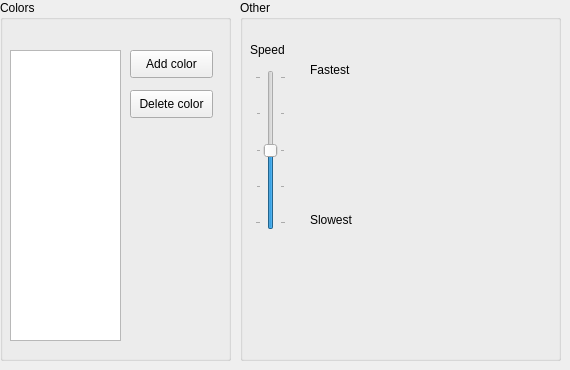
      <widget class="QWidget" name="pulseTab">
       <attribute name="title">
        <string>Pulse</string>
       </attribute>
       <widget class="QGroupBox" name="groupBox_6">
        <property name="geometry">
         <rect>
          <x>0</x>
          <y>0</y>
          <width>231</width>
          <height>361</height>
         </rect>
        </property>
        <property name="title">
         <string>Colors</string>
        </property>
        <widget class="QListWidget" name="pulseList">
         <property name="geometry">
          <rect>
           <x>10</x>
           <y>50</y>
           <width>111</width>
           <height>291</height>
          </rect>
         </property>
        </widget>
        <widget class="QPushButton" name="pulseAdd">
         <property name="geometry">
          <rect>
           <x>130</x>
           <y>50</y>
           <width>83</width>
           <height>28</height>
          </rect>
         </property>
         <property name="text">
          <string>Add color</string>
         </property>
        </widget>
        <widget class="QPushButton" name="pulseDelete">
         <property name="geometry">
          <rect>
           <x>130</x>
           <y>90</y>
           <width>83</width>
           <height>28</height>
          </rect>
         </property>
         <property name="text">
          <string>Delete color</string>
         </property>
        </widget>
       </widget>
       <widget class="QGroupBox" name="groupBox_16">
        <property name="geometry">
         <rect>
          <x>240</x>
          <y>0</y>
          <width>321</width>
          <height>361</height>
         </rect>
        </property>
        <property name="title">
         <string>Other</string>
        </property>
        <widget class="QSlider" name="pulseSpeed">
         <property name="geometry">
          <rect>
           <x>15</x>
           <y>70</y>
           <width>31</width>
           <height>160</height>
          </rect>
         </property>
         <property name="maximum">
          <number>4</number>
         </property>
         <property name="value">
          <number>2</number>
         </property>
         <property name="orientation">
          <enum>Qt::Vertical</enum>
         </property>
         <property name="tickPosition">
          <enum>QSlider::TicksBothSides</enum>
         </property>
        </widget>
        <widget class="QLabel" name="label_33">
         <property name="geometry">
          <rect>
           <x>10</x>
           <y>40</y>
           <width>62</width>
           <height>20</height>
          </rect>
         </property>
         <property name="text">
          <string>Speed</string>
         </property>
        </widget>
        <widget class="QLabel" name="label_34">
         <property name="geometry">
          <rect>
           <x>70</x>
           <y>60</y>
           <width>62</width>
           <height>20</height>
          </rect>
         </property>
         <property name="text">
          <string>Fastest</string>
         </property>
        </widget>
        <widget class="QLabel" name="label_35">
         <property name="geometry">
          <rect>
           <x>70</x>
           <y>210</y>
           <width>62</width>
           <height>20</height>
          </rect>
         </property>
         <property name="text">
          <string>Slowest</string>
         </property>
        </widget>
       </widget>
      </widget>
